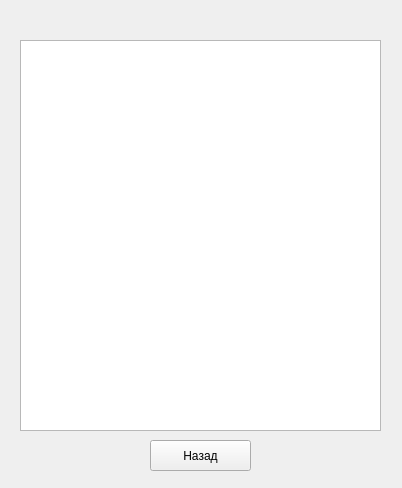
<?xml version="1.0" encoding="UTF-8"?>
<ui version="4.0">
 <class>helpinformation</class>
 <widget class="QWidget" name="helpinformation">
  <property name="geometry">
   <rect>
    <x>0</x>
    <y>0</y>
    <width>402</width>
    <height>488</height>
   </rect>
  </property>
  <property name="windowTitle">
   <string>Form</string>
  </property>
  <widget class="QPushButton" name="homeButton">
   <property name="geometry">
    <rect>
     <x>150</x>
     <y>440</y>
     <width>101</width>
     <height>31</height>
    </rect>
   </property>
   <property name="text">
    <string>Назад</string>
   </property>
  </widget>
  <widget class="QTextBrowser" name="textBrowser">
   <property name="geometry">
    <rect>
     <x>20</x>
     <y>40</y>
     <width>361</width>
     <height>391</height>
    </rect>
   </property>
   <property name="minimumSize">
    <size>
     <width>0</width>
     <height>0</height>
    </size>
   </property>
   <property name="maximumSize">
    <size>
     <width>9999999</width>
     <height>9999999</height>
    </size>
   </property>
  </widget>
 </widget>
 <resources/>
 <connections/>
</ui>
